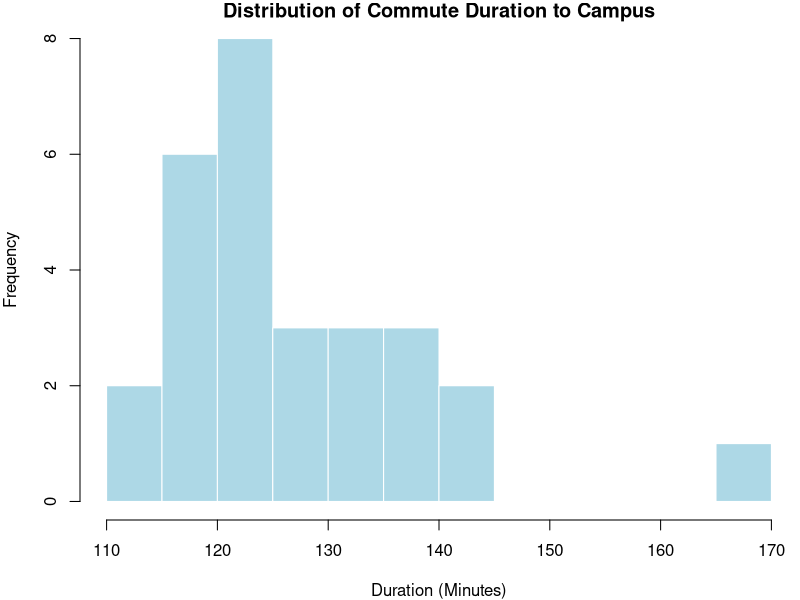
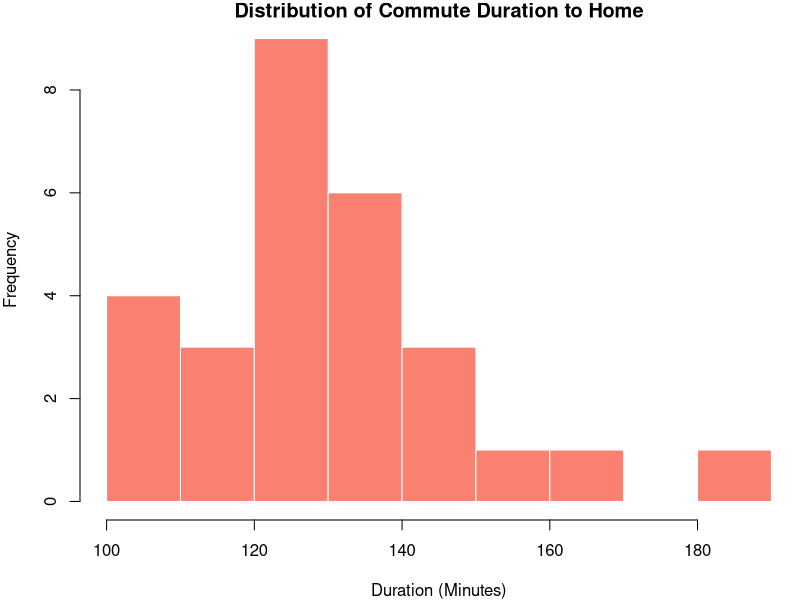
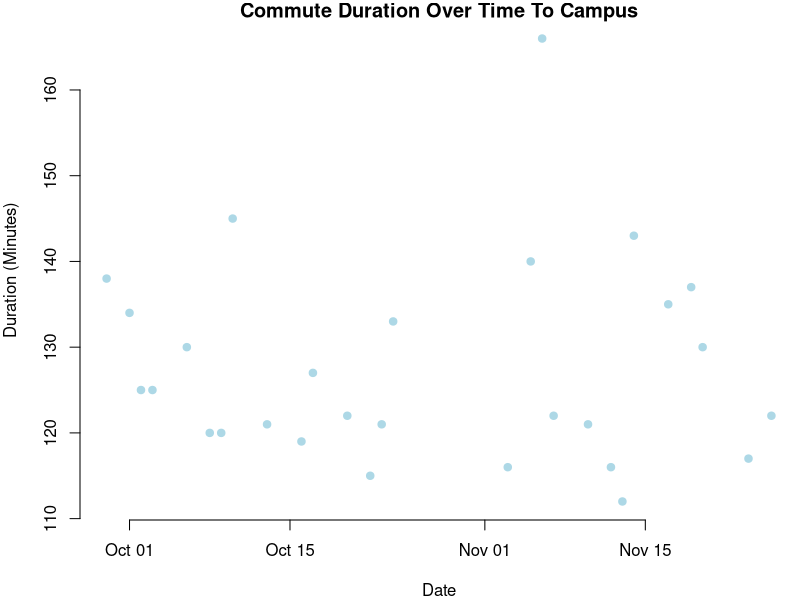
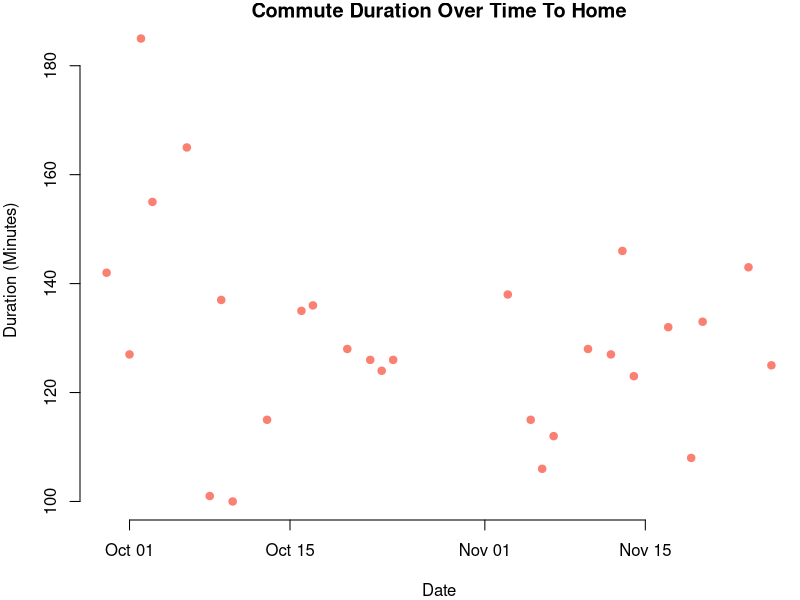
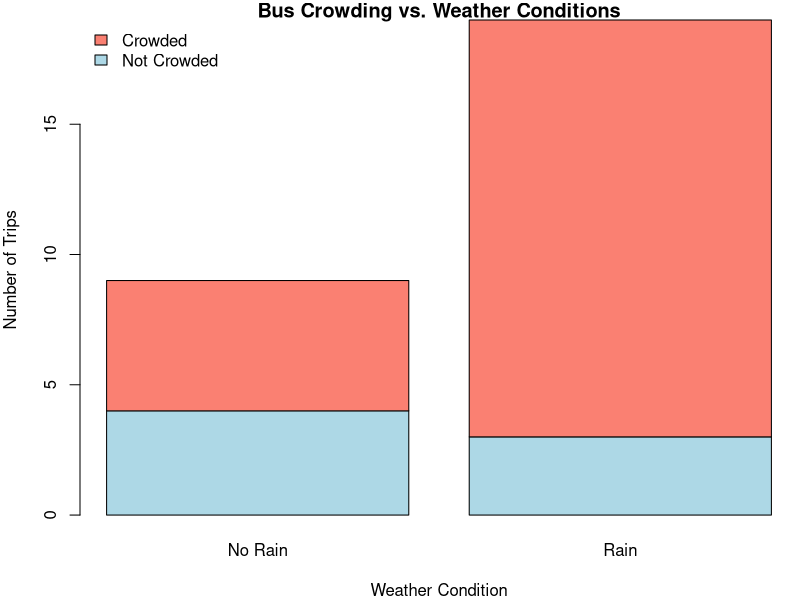

Here is the R script that generated these plots, in order:
## ---- chunk 1
knitr::opts_chunk$set(fig.pos="H", out.extra="")
## ---- chunk 2
df <- read.csv("bus_trip_data.csv")
df$date <- as.Date(df$date) # Convert date column to R Date type
## ---- chunk 3
df_display_1 <- df[ , 1:5]
head(df_display_1, 1)
## ---- chunk 4
df_display_2 <- df[ , 6:10]
head(df_display_2, 1)
## ---- chunk 5
# Remove them to keep the environment clean
rm(df_display_1, df_display_2)
## ---- chunk 6
par(mar = c(4, 4, 1, .1))

hist(df$dur_to_campus, 
     main = "Distribution of Commute Duration to Campus",
     xlab = "Duration (Minutes)", 
     col = "lightblue", 
     border = "white",
     breaks = 10)

hist(df$dur_to_home,
     main = "Distribution of Commute Duration to Home",
     xlab = "Duration (Minutes)", 
     col = "salmon", 
     border = "white",
     breaks = 10)
## ---- chunk 7
par(mar = c(4, 4, 1, .1))

plot(df$date, df$dur_to_campus,
     main = "Commute Duration Over Time To Campus",
     xlab = "Date",
     ylab = "Duration (Minutes)",
     pch = 19,
     col = "lightblue",
     frame.plot = FALSE)

plot(df$date, df$dur_to_home,
     main = "Commute Duration Over Time To Home",
     xlab = "Date",
     ylab = "Duration (Minutes)",
     pch = 19,
     col = "salmon",
     frame.plot = FALSE)
## ---- chunk 8
# 'Rain' on the X-axis and 'Crowded' stacked as the bars
counts <- table(df$crowded_unilink_to_home, df$rain_to_home)

# Rename the rows & cols for a cleaner plot text
colnames(counts) <- c("No Rain", "Rain")
rownames(counts) <- c("Not Crowded", "Crowded")

barplot(counts,
        main = "Bus Crowding vs. Weather Conditions",
        xlab = "Weather Condition",
        ylab = "Number of Trips",
        col = c("lightblue", "salmon"),
        legend = rownames(counts),
        args.legend = list(x = "topleft", bty = "n"))

rm(counts)
